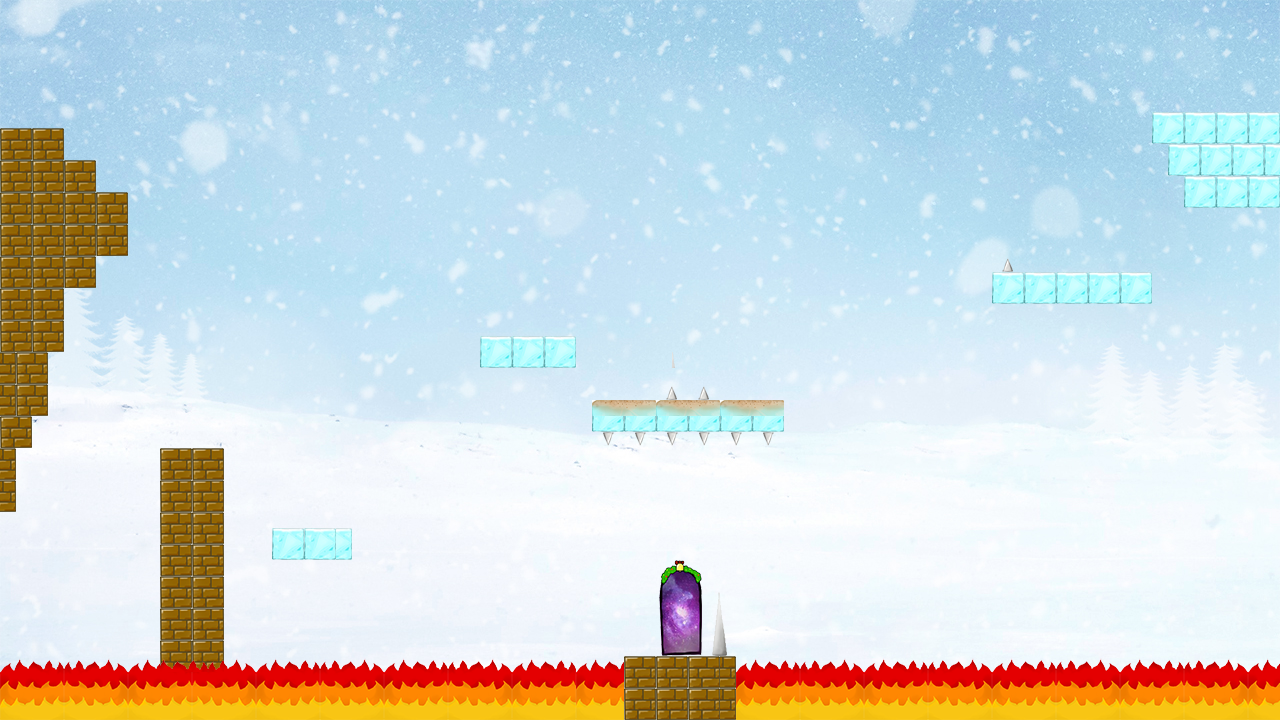

This is a level from a 2D game, rendered from its Tiled map with the project's own tilesets. A one-line summary and the map file follow, with tile-layer data summarised:
An orthogonal 80x45 tile map with 16x16 px tiles, 3 tile layers (0_background, 1_graphics, 6_fire), 9 tilesets and 27 objects.

<map version="1.0" tiledversion="1.0.3" orientation="orthogonal" renderorder="right-down" width="80" height="45" tilewidth="16" tileheight="16" nextobjectid="78">
 <tileset firstgid="1" source="background.tsx" />
 <tileset firstgid="2" source="stone.tsx" />
 <tileset firstgid="6" source="door.tsx" />
 <tileset firstgid="24" source="brick.tsx" />
 <tileset firstgid="28" source="sand.tsx" />
 <tileset firstgid="32" source="longspin.tsx" />
 <tileset firstgid="40" source="spine.tsx" />
 <tileset firstgid="44" source="fire64_1.tsx" />
 <tileset firstgid="60" source="fire64_2.tsx" />
 <layer name="0_background" width="80" height="45">
  <data>[3600 cells, 1 non-empty, 1 distinct tile ids]</data>
 </layer>
 <layer name="1_graphics" width="80" height="45">
  <data>[3600 cells, 625 non-empty, 72 distinct tile ids]</data>
 </layer>
 <objectgroup name="2_ground">
  <object id="47" x="1152" y="112.333" width="127.333" height="31" />
  <object id="49" x="1168.67" y="143.667" width="110.333" height="32.3333" />
  <object id="50" x="1184.33" y="177" width="95" height="30.6667" />
 </objectgroup>
 <objectgroup name="3_brick">
  <object id="51" x="992" y="272.667" width="160" height="31.3333" />
  <object id="52" x="592.667" y="400.667" width="191" height="30.6667" />
  <object id="53" x="480" y="336.333" width="95.3333" height="31.3333" />
  <object id="54" x="272.333" y="528.333" width="79" height="31.3333" />
  <object id="56" x="161" y="447.75" width="63" height="223.5" />
  <object id="57" x="0.25" y="128.25" width="63.25" height="223.5" />
  <object id="58" x="63.75" y="160.25" width="31.75" height="127.5" />
  <object id="59" x="95.5" y="192.5" width="32.5" height="63.5" />
  <object id="60" x="0.5" y="352.25" width="47.5" height="63.75" />
  <object id="61" x="0" y="416.5" width="31.75" height="31.25" />
  <object id="62" x="0.25" y="448.5" width="15.25" height="63.5" />
  <object id="63" x="624" y="655.75" width="111.25" height="64.25" />
 </objectgroup>
 <objectgroup name="4_dead">
  <object id="64" x="-2" y="665.333" width="625" height="54.6667" />
  <object id="65" x="735" y="666" width="542" height="53" />
  <object id="66" x="711.818" y="592.182" width="14.5455" height="63.2727" />
  <object id="68" x="762.909" y="431.636" width="9.81818" height="13.6364" />
  <object id="70" x="730.909" y="432" width="10.5455" height="13.4545" />
  <object id="71" x="698.727" y="431.273" width="10" height="12.9091" />
  <object id="72" x="666.727" y="431.636" width="10.7273" height="13.2727" />
  <object id="73" x="635.273" y="431.636" width="10.9091" height="14.1818" />
  <object id="74" x="602.909" y="431.636" width="15.4545" height="10.1818" />
  <object id="75" x="665.636" y="384.545" width="10.5455" height="15.0909" />
  <object id="76" x="698" y="384.909" width="10.7273" height="14.7273" />
 </objectgroup>
 <objectgroup name="5_door">
  <object id="77" x="672.364" y="583.636" width="15.7273" height="71.8182" />
 </objectgroup>
 <layer name="6_fire" width="80" height="45">
  <data>[3600 cells, 4 non-empty, 4 distinct tile ids]</data>
 </layer>
</map>
